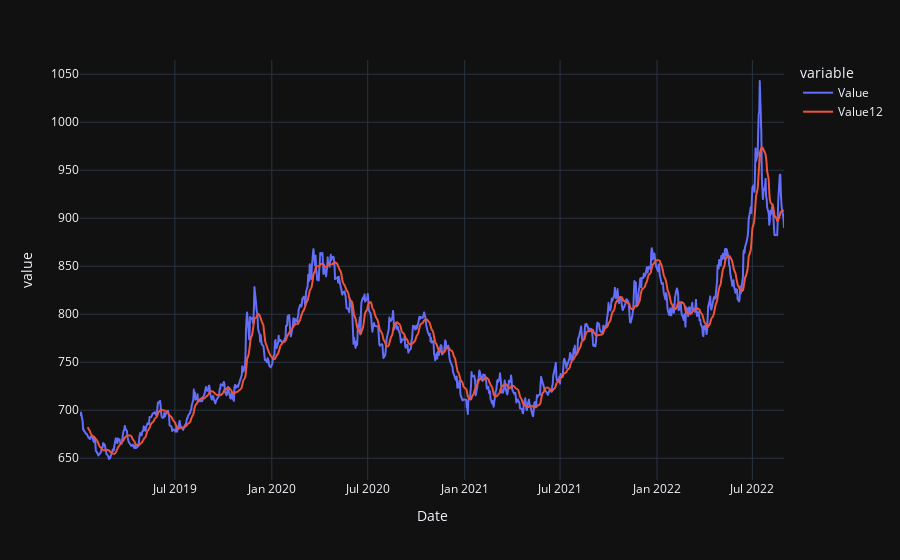

Here is the notebook cell this chart was saved with:
### Code cell
# Plot
import plotly.express as px

fig = px.line(data, x='Date', y=['Value', 'Value12'], template = 'plotly_dark')

fig.show()

### Figure 1 — Plotly figure (JSON) as saved in the notebook; plotly's stock layout.template omitted (floating-point values rounded to 4 significant figures; data arrays with more than 128 entries replaced by an {"elided": "..."} marker saying what was removed)
{"data": [{"hovertemplate": "variable=Value<br>Date=%{x}<br>value=%{y}<extra></extra>", "legendgroup": "Value", "line": {"color": "#636efa", "dash": "solid"}, "marker": {"symbol": "circle"}, "mode": "lines", "name": "Value", "showlegend": true, "type": "scattergl", "x": {"elided": "917 str values"}, "xaxis": "x", "y": {"elided": "917 float values"}, "yaxis": "y"}, {"hovertemplate": "variable=Value12<br>Date=%{x}<br>value=%{y}<extra></extra>", "legendgroup": "Value12", "line": {"color": "#EF553B", "dash": "solid"}, "marker": {"symbol": "circle"}, "mode": "lines", "name": "Value12", "showlegend": true, "type": "scattergl", "x": {"elided": "917 str values"}, "xaxis": "x", "y": {"elided": "917 float values"}, "yaxis": "y"}], "layout": {"legend": {"title": {"text": "variable"}, "tracegroupgap": 0}, "margin": {"t": 60}, "xaxis": {"anchor": "y", "domain": [0, 1], "title": {"text": "Date"}}, "yaxis": {"anchor": "x", "domain": [0, 1], "title": {"text": "value"}}}}
